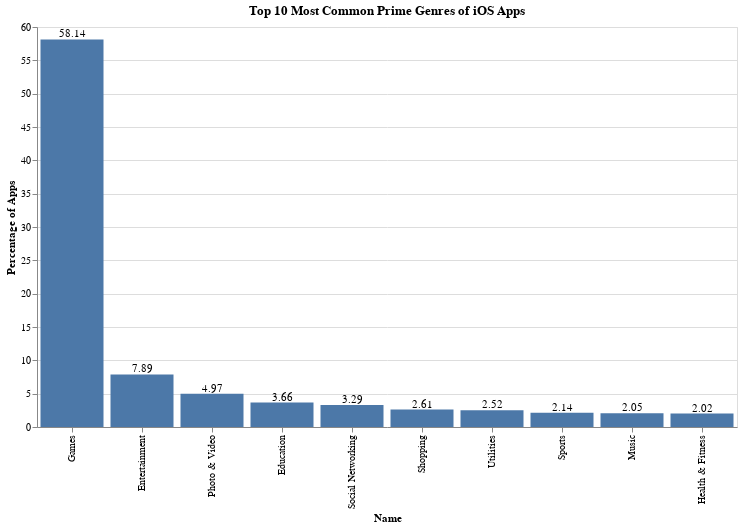

This figure's notebook cell:
### Code cell
def bar_n(series, chart_title, ylabel, n = 10, perc = False):
    
    """Takes a series and outputs a bar graph of the first n items."""
    
    series.index.name = "name"
    df = series.rename("number").reset_index()
    df["number"] = [round(i, 2) for i in df["number"]]
    df = df[:n]
    
    bar = alt.Chart(df).mark_bar().encode(
        x = alt.X("name", title = "Name", sort = "-y"),
        y = alt.Y("number", title = ylabel),
    )
    
    text = bar.mark_text(
        align = 'center',
        baseline = 'middle',
        dy = -5, # Nudge text upward
    ).encode(
        text = 'number:Q'
    )
    
    chart = (bar + text).properties(
        title = chart_title,
        width = 700,
        height = 400,
    )
    
    return chart

bar_n(
    apple_genres,
    "Top 10 Most Common Prime Genres of iOS Apps",
    "Percentage of Apps",
    perc = True,
)

### Figure 1 — Vega-Lite specification as saved in the notebook (floating-point values rounded to 4 significant figures)
{"config": {"view": {"continuousWidth": 400, "continuousHeight": 300}}, "layer": [{"mark": "bar", "encoding": {"x": {"type": "nominal", "field": "name", "sort": "-y", "title": "Name"}, "y": {"type": "quantitative", "field": "number", "title": "Percentage of Apps"}}}, {"mark": {"type": "text", "align": "center", "baseline": "middle", "dy": -5}, "encoding": {"text": {"type": "quantitative", "field": "number"}, "x": {"type": "nominal", "field": "name", "sort": "-y", "title": "Name"}, "y": {"type": "quantitative", "field": "number", "title": "Percentage of Apps"}}}], "data": {"name": "data-f6aa05a74a857f7c4ab37d4020ef6ed4"}, "height": 400, "title": "Top 10 Most Common Prime Genres of iOS Apps", "width": 700, "$schema": "https://vega.github.io/schema/vega-lite/v4.8.1.json", "datasets": {"data-f6aa05a74a857f7c4ab37d4020ef6ed4": [{"name": "Games", "number": 58.14}, {"name": "Entertainment", "number": 7.89}, {"name": "Photo & Video", "number": 4.97}, {"name": "Education", "number": 3.66}, {"name": "Social Networking", "number": 3.29}, {"name": "Shopping", "number": 2.61}, {"name": "Utilities", "number": 2.52}, {"name": "Sports", "number": 2.14}, {"name": "Music", "number": 2.05}, {"name": "Health & Fitness", "number": 2.02}]}}
